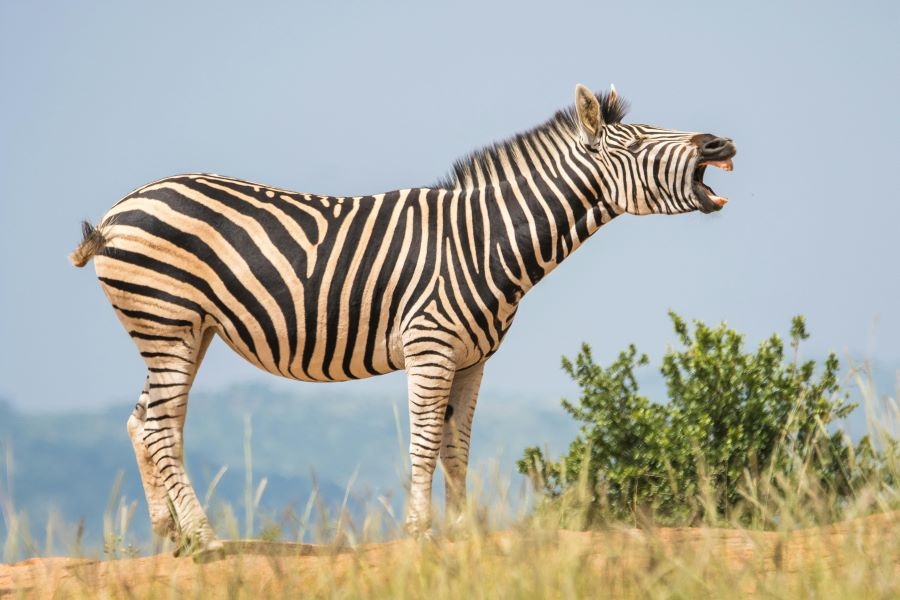
#> input picture lab8/zebra.jpg, 900 x 600 px
$ python zad3.py
#> lines starting #> are read from the running program, lines starting #| are printed output that depends on the picture
import matplotlib.pyplot as plt
import numpy as np
from skimage.transform import resize
from scipy.ndimage import correlate

zebra = plt.imread("./zebra.jpg")
#> zebra is the input picture: shape (600, 900, 3); mean R, G, B 171.1, 171.8, 162.4

fig, ax = plt.subplots(1, 3)
zebra_monochromatic = np.mean(zebra, axis=2)
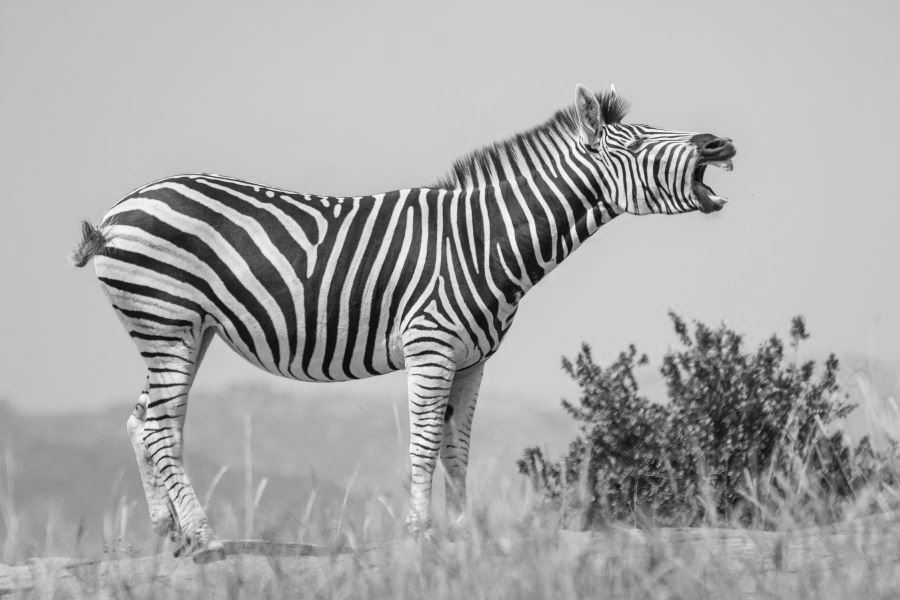
#> zebra_monochromatic: shape (600, 900) float64; min 5, max 251.7, mean 168.4

zebra_monochromatic = zebra_monochromatic/(zebra_monochromatic.max()/1.0)

w = [2,6,4,-5,-0,-6]

w_float = [float(i) for i in w]

w_float -= np.mean(w_float)
w_float /= np.max(w_float)

w2d = w_float[:,None] * w_float[None,:]

w2d = np.pad(w2d, 2)

zebra_monochromatic = resize(zebra_monochromatic, (150,250))
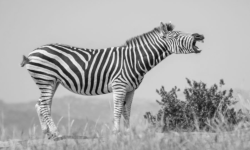
#> zebra_monochromatic: shape (150, 250) float64; min 0.0608, max 0.957, mean 0.669

sizes = [i for i in range(4,24)]

sums = []

sum_max_val_zebra = 0
sum_min_val_zebra = 0

img_max_zebra = correlate(zebra_monochromatic,w2d)
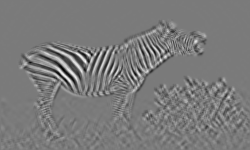
#> img_max_zebra: shape (150, 250) float64; min -2.76, max 2.97, mean -3.31e-05; drawn with min black and max white
img_min_zebra = correlate(zebra_monochromatic,w2d)

for idx_i, col_size in enumerate(sizes):
    for idx_j, row_size in enumerate(sizes):
        w2d_resized = resize(w2d, (row_size,col_size))
        w2d_resized -= np.mean(w_float)
        w2d_resized /= np.max(w_float)
        filtered_zebra = correlate(zebra_monochromatic,w2d_resized)
        filtered_zebra = filtered_zebra
        sum = np.sum(filtered_zebra)
        sums.append(sum)
        if idx_i == 0 and idx_j == 0:
            img_max_zebra = filtered_zebra
            img_min_zebra = filtered_zebra
            sum_max_val_zebra = sum
            sum_min_val_zebra = sum
        if sum > sum_max_val_zebra:
            img_max_zebra = filtered_zebra
            sum_max_val_zebra = sum
        if sum < sum_min_val_zebra:
            img_min_zebra = filtered_zebra
            sum_min_val_zebra = sum
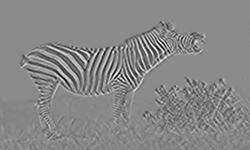
#> img_max_zebra: shape (150, 250) float64; min -1.28, max 1.51, mean 0.201; drawn with min black and max white
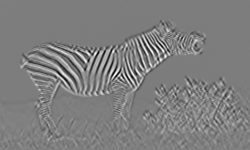
#> img_min_zebra: shape (150, 250) float64; min -1.39, max 1.17, mean -0.11; drawn with min black and max white
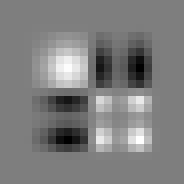
#> w2d_resized: shape (23, 23) float64 (shown 8 times larger); min -0.879, max 0.888, mean 1.82e-06; drawn with min black and max white
#> after the loop, sums = 400 values, max 7519 at index 42, min -4119.6 at index 43, mean -10.39


sums = np.array(sums)
sums_img = np.reshape(sums,(20,20))
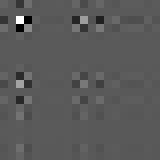
#> sums_img: shape (20, 20) float64 (shown 8 times larger); min -4119.6, max 7519, mean -10.4; drawn with min black and max white

ax[0].imshow(sums_img, cmap='bwr')
ax[1].imshow(img_max_zebra, cmap='bwr')
ax[2].imshow(img_min_zebra, cmap='bwr')

fig.show()
